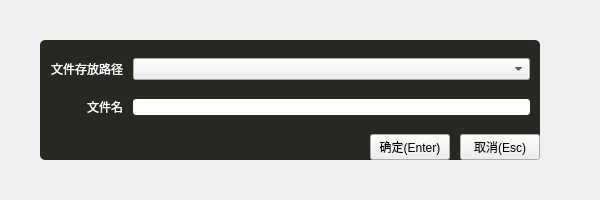
<?xml version="1.0" encoding="UTF-8"?>
<ui version="4.0">
 <class>New_file_Dialog</class>
 <widget class="QMainWindow" name="New_file_Dialog">
  <property name="geometry">
   <rect>
    <x>0</x>
    <y>0</y>
    <width>600</width>
    <height>200</height>
   </rect>
  </property>
  <property name="windowTitle">
   <string>MainWindow</string>
  </property>
  <widget class="QWidget" name="centralwidget">
   <widget class="QWidget" name="widget_new_file" native="true">
    <property name="geometry">
     <rect>
      <x>40</x>
      <y>40</y>
      <width>500</width>
      <height>120</height>
     </rect>
    </property>
    <property name="styleSheet">
     <string notr="true">#widget_new_file{
background:#272822;
border-radius:5%;
font-family:'Consolas';
font-size:14px;
}</string>
    </property>
    <layout class="QVBoxLayout" name="verticalLayout">
     <property name="spacing">
      <number>0</number>
     </property>
     <property name="leftMargin">
      <number>0</number>
     </property>
     <property name="topMargin">
      <number>0</number>
     </property>
     <property name="rightMargin">
      <number>0</number>
     </property>
     <property name="bottomMargin">
      <number>0</number>
     </property>
     <item>
      <widget class="QWidget" name="widget" native="true">
       <property name="minimumSize">
        <size>
         <width>0</width>
         <height>80</height>
        </size>
       </property>
       <layout class="QGridLayout" name="gridLayout">
        <property name="leftMargin">
         <number>10</number>
        </property>
        <property name="topMargin">
         <number>0</number>
        </property>
        <property name="rightMargin">
         <number>10</number>
        </property>
        <property name="bottomMargin">
         <number>0</number>
        </property>
        <property name="horizontalSpacing">
         <number>10</number>
        </property>
        <property name="verticalSpacing">
         <number>0</number>
        </property>
        <item row="0" column="0">
         <widget class="QLabel" name="label_new_file_folder">
          <property name="styleSheet">
           <string notr="true">color:white;</string>
          </property>
          <property name="text">
           <string>文件存放路径</string>
          </property>
          <property name="alignment">
           <set>Qt::AlignRight|Qt::AlignTrailing|Qt::AlignVCenter</set>
          </property>
         </widget>
        </item>
        <item row="0" column="1">
         <widget class="QComboBox" name="comboBox_new_file_folder">
          <property name="styleSheet">
           <string notr="true"/>
          </property>
         </widget>
        </item>
        <item row="1" column="0">
         <widget class="QLabel" name="label_new_file_name">
          <property name="styleSheet">
           <string notr="true">color:white;</string>
          </property>
          <property name="text">
           <string>文件名</string>
          </property>
          <property name="alignment">
           <set>Qt::AlignRight|Qt::AlignTrailing|Qt::AlignVCenter</set>
          </property>
         </widget>
        </item>
        <item row="1" column="1">
         <widget class="QLineEdit" name="lineEdit_new_file_name">
          <property name="styleSheet">
           <string notr="true">border-radius:3%;
background:white;
color:black;</string>
          </property>
         </widget>
        </item>
       </layout>
      </widget>
     </item>
     <item>
      <layout class="QHBoxLayout" name="horizontalLayout">
       <property name="spacing">
        <number>10</number>
       </property>
       <item>
        <spacer name="horizontalSpacer">
         <property name="orientation">
          <enum>Qt::Horizontal</enum>
         </property>
         <property name="sizeHint" stdset="0">
          <size>
           <width>40</width>
           <height>20</height>
          </size>
         </property>
        </spacer>
       </item>
       <item>
        <widget class="QPushButton" name="pushButton_sure_new_file">
         <property name="text">
          <string>确定(Enter)</string>
         </property>
        </widget>
       </item>
       <item>
        <widget class="QPushButton" name="pushButton_cancel_new_file">
         <property name="text">
          <string>取消(Esc)</string>
         </property>
        </widget>
       </item>
      </layout>
     </item>
    </layout>
   </widget>
  </widget>
 </widget>
 <resources/>
 <connections/>
</ui>
